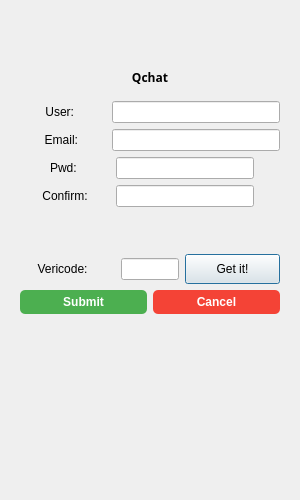
<?xml version="1.0" encoding="UTF-8"?>
<ui version="4.0">
 <class>RegisterDialog</class>
 <widget class="QDialog" name="RegisterDialog">
  <property name="geometry">
   <rect>
    <x>0</x>
    <y>0</y>
    <width>300</width>
    <height>500</height>
   </rect>
  </property>
  <property name="minimumSize">
   <size>
    <width>300</width>
    <height>500</height>
   </size>
  </property>
  <property name="maximumSize">
   <size>
    <width>300</width>
    <height>500</height>
   </size>
  </property>
  <property name="windowTitle">
   <string>Register</string>
  </property>
  <layout class="QVBoxLayout" name="verticalLayout_2">
   <item>
    <layout class="QVBoxLayout" name="verticalLayout">
     <item>
      <widget class="QStackedWidget" name="stackedWidget">
       <property name="currentIndex">
        <number>0</number>
       </property>
       <widget class="QWidget" name="page">
        <layout class="QVBoxLayout" name="verticalLayout_3">
         <item>
          <widget class="QWidget" name="widget" native="true">
           <layout class="QVBoxLayout" name="verticalLayout_4">
            <item>
             <spacer name="verticalSpacer_2">
              <property name="orientation">
               <enum>Qt::Vertical</enum>
              </property>
              <property name="sizeHint" stdset="0">
               <size>
                <width>20</width>
                <height>40</height>
               </size>
              </property>
             </spacer>
            </item>
            <item>
             <widget class="QLabel" name="err_tip">
              <property name="font">
               <font>
                <family>STIX Two Text</family>
                <bold>true</bold>
               </font>
              </property>
              <property name="styleSheet">
               <string notr="true">
             font-weight: bold;
               </string>
              </property>
              <property name="text">
               <string>Qchat</string>
              </property>
              <property name="alignment">
               <set>Qt::AlignCenter</set>
              </property>
             </widget>
            </item>
           </layout>
          </widget>
         </item>
         <item>
          <layout class="QHBoxLayout" name="horizontalLayout">
           <item>
            <widget class="QLabel" name="user_label">
             <property name="text">
              <string>User:  </string>
             </property>
             <property name="alignment">
              <set>Qt::AlignCenter</set>
             </property>
            </widget>
           </item>
           <item>
            <widget class="QLineEdit" name="user_edit">
             <property name="minimumSize">
              <size>
               <width>168</width>
               <height>0</height>
              </size>
             </property>
             <property name="maximumSize">
              <size>
               <width>168</width>
               <height>16777215</height>
              </size>
             </property>
            </widget>
           </item>
          </layout>
         </item>
         <item>
          <layout class="QHBoxLayout" name="horizontalLayout_3">
           <item>
            <widget class="QLabel" name="email_label">
             <property name="minimumSize">
              <size>
               <width>0</width>
               <height>0</height>
              </size>
             </property>
             <property name="maximumSize">
              <size>
               <width>16777215</width>
               <height>16777215</height>
              </size>
             </property>
             <property name="text">
              <string>Email: </string>
             </property>
             <property name="alignment">
              <set>Qt::AlignCenter</set>
             </property>
            </widget>
           </item>
           <item>
            <widget class="QLineEdit" name="email_edit">
             <property name="minimumSize">
              <size>
               <width>168</width>
               <height>0</height>
              </size>
             </property>
             <property name="maximumSize">
              <size>
               <width>168</width>
               <height>16777215</height>
              </size>
             </property>
            </widget>
           </item>
          </layout>
         </item>
         <item>
          <layout class="QHBoxLayout" name="horizontalLayout_4">
           <item>
            <widget class="QLabel" name="pwd_label">
             <property name="minimumSize">
              <size>
               <width>0</width>
               <height>0</height>
              </size>
             </property>
             <property name="maximumSize">
              <size>
               <width>16777215</width>
               <height>16777215</height>
              </size>
             </property>
             <property name="text">
              <string>  Pwd:   </string>
             </property>
             <property name="alignment">
              <set>Qt::AlignCenter</set>
             </property>
            </widget>
           </item>
           <item>
            <widget class="QLineEdit" name="pwd_edit">
             <property name="minimumSize">
              <size>
               <width>138</width>
               <height>0</height>
              </size>
             </property>
             <property name="maximumSize">
              <size>
               <width>138</width>
               <height>16777215</height>
              </size>
             </property>
            </widget>
           </item>
           <item>
            <widget class="ClickedLabel" name="pwd_visible">
             <property name="minimumSize">
              <size>
               <width>20</width>
               <height>20</height>
              </size>
             </property>
             <property name="maximumSize">
              <size>
               <width>20</width>
               <height>20</height>
              </size>
             </property>
             <property name="cursor">
              <cursorShape>PointingHandCursor</cursorShape>
             </property>
             <property name="text">
              <string/>
             </property>
             <property name="alignment">
              <set>Qt::AlignCenter</set>
             </property>
            </widget>
           </item>
          </layout>
         </item>
         <item>
          <layout class="QHBoxLayout" name="horizontalLayout_5">
           <item>
            <widget class="QLabel" name="confirm_label">
             <property name="text">
              <string>Confirm:</string>
             </property>
             <property name="alignment">
              <set>Qt::AlignCenter</set>
             </property>
            </widget>
           </item>
           <item>
            <widget class="QLineEdit" name="confirm_edit">
             <property name="minimumSize">
              <size>
               <width>138</width>
               <height>0</height>
              </size>
             </property>
             <property name="maximumSize">
              <size>
               <width>138</width>
               <height>16777215</height>
              </size>
             </property>
            </widget>
           </item>
           <item>
            <widget class="ClickedLabel" name="confirm_visible">
             <property name="minimumSize">
              <size>
               <width>20</width>
               <height>20</height>
              </size>
             </property>
             <property name="maximumSize">
              <size>
               <width>20</width>
               <height>20</height>
              </size>
             </property>
             <property name="cursor">
              <cursorShape>PointingHandCursor</cursorShape>
             </property>
             <property name="text">
              <string/>
             </property>
             <property name="alignment">
              <set>Qt::AlignCenter</set>
             </property>
            </widget>
           </item>
          </layout>
         </item>
         <item>
          <spacer name="verticalSpacer">
           <property name="orientation">
            <enum>Qt::Vertical</enum>
           </property>
           <property name="sizeHint" stdset="0">
            <size>
             <width>20</width>
             <height>40</height>
            </size>
           </property>
          </spacer>
         </item>
         <item>
          <layout class="QHBoxLayout" name="horizontalLayout_6">
           <item>
            <widget class="QLabel" name="verify_label">
             <property name="text">
              <string>Vericode:   </string>
             </property>
             <property name="alignment">
              <set>Qt::AlignCenter</set>
             </property>
            </widget>
           </item>
           <item>
            <widget class="QLineEdit" name="verify_edit">
             <property name="minimumSize">
              <size>
               <width>58</width>
               <height>0</height>
              </size>
             </property>
             <property name="maximumSize">
              <size>
               <width>58</width>
               <height>16777215</height>
              </size>
             </property>
            </widget>
           </item>
           <item>
            <widget class="QPushButton" name="getvericode_btn">
             <property name="minimumSize">
              <size>
               <width>0</width>
               <height>30</height>
              </size>
             </property>
             <property name="maximumSize">
              <size>
               <width>16777215</width>
               <height>30</height>
              </size>
             </property>
             <property name="text">
              <string>Get it!</string>
             </property>
            </widget>
           </item>
          </layout>
         </item>
         <item>
          <layout class="QHBoxLayout" name="horizontalLayout_7">
           <item>
            <widget class="QPushButton" name="sure_btn">
             <property name="styleSheet">
              <string>
               background-color: #4CAF50;
               color: white;
               font-weight: bold;
               border-radius: 5px;
               padding: 5px;
              </string>
             </property>
             <property name="text">
              <string>Submit</string>
             </property>
            </widget>
           </item>
           <item>
            <widget class="QPushButton" name="cancel_btn">
             <property name="styleSheet">
              <string>
               background-color: #f44336;
               color: white;
               font-weight: bold;
               border-radius: 5px;
               padding: 5px;
              </string>
             </property>
             <property name="text">
              <string>Cancel</string>
             </property>
            </widget>
           </item>
          </layout>
         </item>
         <item>
          <spacer name="verticalSpacer_4">
           <property name="orientation">
            <enum>Qt::Vertical</enum>
           </property>
           <property name="sizeHint" stdset="0">
            <size>
             <width>20</width>
             <height>40</height>
            </size>
           </property>
          </spacer>
         </item>
         <item>
          <spacer name="verticalSpacer_6">
           <property name="orientation">
            <enum>Qt::Vertical</enum>
           </property>
           <property name="sizeHint" stdset="0">
            <size>
             <width>20</width>
             <height>40</height>
            </size>
           </property>
          </spacer>
         </item>
         <item>
          <spacer name="verticalSpacer_5">
           <property name="orientation">
            <enum>Qt::Vertical</enum>
           </property>
           <property name="sizeHint" stdset="0">
            <size>
             <width>20</width>
             <height>40</height>
            </size>
           </property>
          </spacer>
         </item>
         <item>
          <spacer name="verticalSpacer_3">
           <property name="orientation">
            <enum>Qt::Vertical</enum>
           </property>
           <property name="sizeHint" stdset="0">
            <size>
             <width>20</width>
             <height>40</height>
            </size>
           </property>
          </spacer>
         </item>
        </layout>
       </widget>
       <widget class="QWidget" name="page_2">
        <layout class="QVBoxLayout" name="verticalLayout_5">
         <item>
          <widget class="QWidget" name="widget_3" native="true"/>
         </item>
         <item>
          <widget class="QLabel" name="tip_lb">
           <property name="font">
            <font>
             <family>Monaco</family>
             <pointsize>18</pointsize>
            </font>
           </property>
           <property name="text">
            <string> Register Success   </string>
           </property>
           <property name="alignment">
            <set>Qt::AlignCenter</set>
           </property>
          </widget>
         </item>
         <item>
          <widget class="QLabel" name="tip_lb2">
           <property name="font">
            <font>
             <family>Monaco</family>
             <pointsize>14</pointsize>
            </font>
           </property>
           <property name="text">
            <string>Return to login after 5s！ </string>
           </property>
           <property name="alignment">
            <set>Qt::AlignCenter</set>
           </property>
          </widget>
         </item>
         <item>
          <widget class="QWidget" name="widget_2" native="true"/>
         </item>
         <item>
          <widget class="QWidget" name="widget_4" native="true"/>
         </item>
         <item>
          <widget class="QWidget" name="widget_5" native="true">
           <widget class="QPushButton" name="return_login">
            <property name="geometry">
             <rect>
              <x>80</x>
              <y>0</y>
              <width>100</width>
              <height>30</height>
             </rect>
            </property>
            <property name="minimumSize">
             <size>
              <width>100</width>
              <height>30</height>
             </size>
            </property>
            <property name="maximumSize">
             <size>
              <width>100</width>
              <height>30</height>
             </size>
            </property>
            <property name="text">
             <string>Return</string>
            </property>
           </widget>
          </widget>
         </item>
         <item>
          <widget class="QWidget" name="widget_6" native="true"/>
         </item>
        </layout>
       </widget>
      </widget>
     </item>
    </layout>
   </item>
  </layout>
 </widget>
 <customwidgets>
  <customwidget>
   <class>ClickedLabel</class>
   <extends>QLabel</extends>
   <header location="global">/Users/jingbx/Qt.6.0.0/workspace/Qchat/chat_src/custom_ui_wid/clicked_label.h</header>
  </customwidget>
 </customwidgets>
 <resources/>
 <connections/>
</ui>
